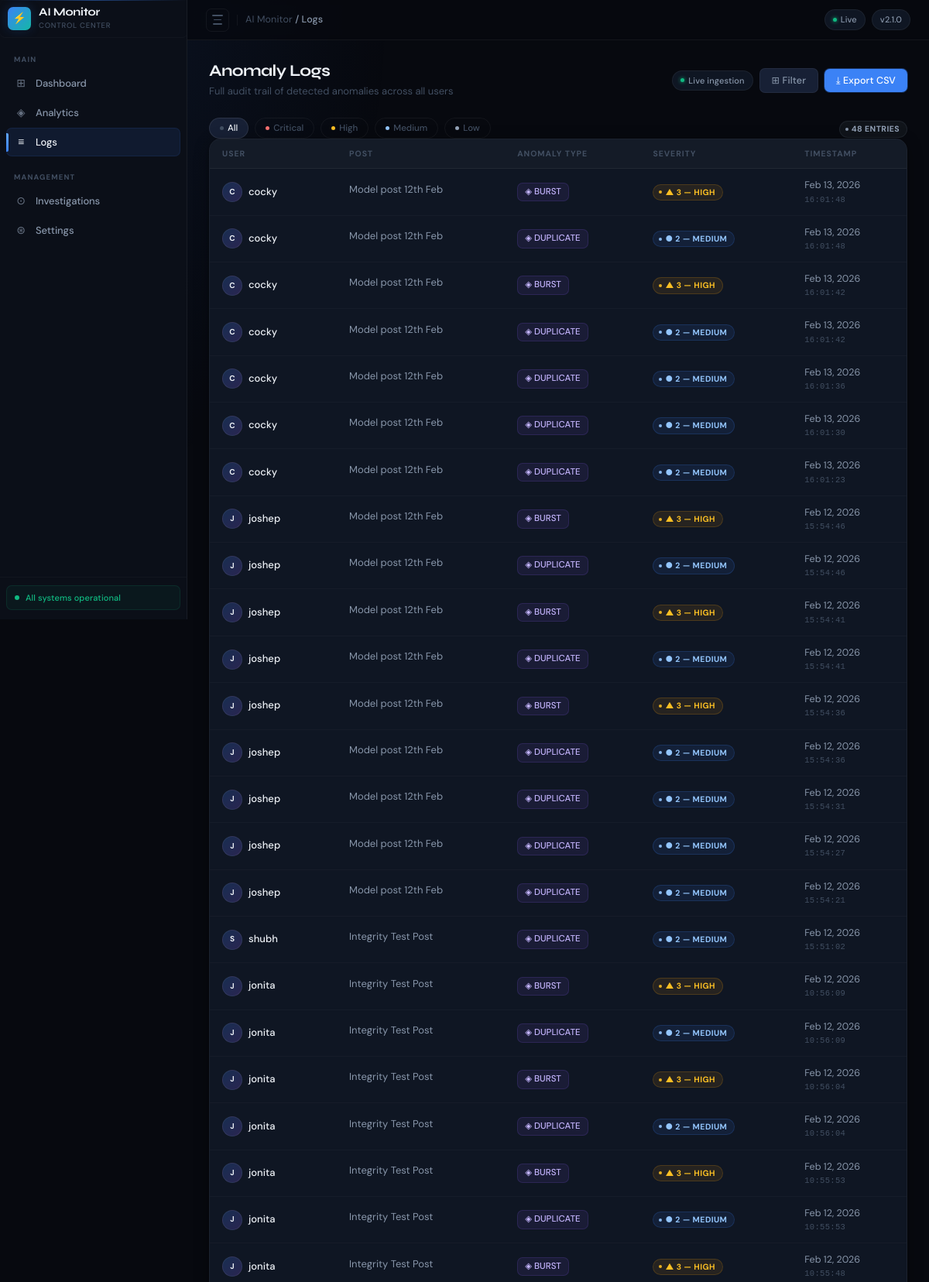
Page /logs/ (signed in, upper part) on the committed database.
### core/models.py (models this page shows, shortened)
class AnomalyLog(models.Model):
    ANOMALY_TYPES = (
        ("DUPLICATE", "Duplicate Vote"),
        ("BURST", "Burst Voting"),
    )
    user = models.ForeignKey(User, on_delete=models.CASCADE)
    post = models.ForeignKey(Post, on_delete=models.CASCADE)
    anomaly_type = models.CharField(max_length=20, choices=ANOMALY_TYPES)
    severity = models.IntegerField(default=1)
    created_at = models.DateTimeField(auto_now_add=True)

class User(models.Model):
    username = models.CharField(max_length=100, unique=True)
    created_at = models.DateTimeField(auto_now_add=True)
    trust_score = models.FloatField(default=100.0)
    is_suspicious = models.BooleanField(default=False)
    is_reviewed = models.BooleanField(default=False)

class Post(models.Model):
    title = models.CharField(max_length=200)
    content = models.TextField()
    author = models.ForeignKey(User, on_delete=models.CASCADE)
    created_at = models.DateTimeField(auto_now_add=True)
    risk_score = models.FloatField(default=0.0)

### core/views.py (the view)
# urls.py: path('logs/', logs_view, name='logs'),
@login_required
def logs_view(request):
    logs = AnomalyLog.objects.all().order_by("-created_at")
    return render(request, "logs.html", {"logs": logs})

### templates/logs.html (shortened to what this page needs)
{% extends "base.html" %}
{% block content %}
<div class="flex items-center justify-between mb-6 animate-in">
    <div>
        <h1 class="page-title">Anomaly Logs</h1>
        <p class="page-subtitle">Full audit trail of detected anomalies across all users</p>
    </div>
    <div class="flex items-center gap-2">
        <div class="topbar-chip">
            <span class="dot"></span>
            Live ingestion
        </div>
        <button class="btn btn-secondary btn-sm"
                id="filter-btn"
                onclick="toggleFilter(this)">
            ⊞ Filter
        </button>
        <button class="btn btn-primary btn-sm" data-loading="1400">
            ⤓ Export CSV
        </button>
    </div>
</div>
<div class="flex items-center gap-2 mb-5 animate-in delay-1" id="severity-chips">
    <button class="sev-chip sev-chip-all active" onclick="filterSeverity('all', this)">
        <span class="chip-dot" style="background:var(--text-muted);"></span>
        All
    </button>
    <button class="sev-chip sev-chip-red" onclick="filterSeverity('critical', this)">
        <span class="chip-dot" style="background:#f87171;"></span>
        Critical
    </button>
    <button class="sev-chip sev-chip-amber" onclick="filterSeverity('high', this)">
        <span class="chip-dot" style="background:#fbbf24;"></span>
        High
    </button>
    <button class="sev-chip sev-chip-blue" onclick="filterSeverity('medium', this)">
        <span class="chip-dot" style="background:#93c5fd;"></span>
        Medium
    </button>
    <button class="sev-chip sev-chip-neutral" onclick="filterSeverity('low', this)">
        <span class="chip-dot" style="background:#94a3b8;"></span>
        Low
    </button>
    <div style="margin-left:auto;">
        <span class="badge badge-neutral" id="log-count-badge">
            {% if logs %}{{ logs|length }} entries{% else %}0 entries{% endif %}
        </span>
    </div>
</div>
<div class="animate-in delay-2" id="logs-section">
    {% if logs %}
    <div class="table-wrapper" id="logs-table-wrapper">
        <table id="logs-table">
            <thead>
                <tr>
                    <th>User</th>
                    <th>Post</th>
                    <th>Anomaly Type</th>
                    <th>Severity</th>
                    <th>Timestamp</th>
                </tr>
            </thead>
            <tbody id="logs-tbody">
                {% for log in logs %}
                <tr class="log-row"
                    data-severity="{% if log.severity >= 4 %}critical{% elif log.severity == 3 %}high{% elif log.severity == 2 %}medium{% else %}low{% endif %}"
                    data-user="{{ log.user.username|lower }}"
                    data-type="{{ log.anomaly_type|lower }}"
                    style="animation: row-enter 0.28s var(--ease-out) {{ forloop.counter0|add:'0' }}00ms both;">
                    <td>
                        <div class="flex items-center gap-2">
                            <div class="log-avatar">
                                {{ log.user.username|first|upper }}
                            </div>
                            <span class="log-username">{{ log.user.username }}</span>
                        </div>
                    </td>
                    <td>
                        <span class="log-post-title truncate"
                              title="{{ log.post.title }}"
                              style="max-width:180px; display:inline-block;">
                            {{ log.post.title }}
                        </span>
                    </td>
                    <td>
                        <span class="anomaly-type-badge">
                            ◈ {{ log.anomaly_type }}
                        </span>
                    </td>
                    <td>
                        {% if log.severity >= 4 %}
                            <span class="badge badge-danger sev-badge">
                                ▲ {{ log.severity }} — Critical
                            </span>
                        {% elif log.severity == 3 %}
                            <span class="badge badge-warning sev-badge">
                                ▲ {{ log.severity }} — High
                            </span>
                        {% elif log.severity == 2 %}
                            <span class="badge badge-info sev-badge">
                                ● {{ log.severity }} — Medium
                            </span>
                        {% else %}
                            <span class="badge badge-neutral sev-badge">
                                ▼ {{ log.severity }} — Low
                            </span>
                        {% endif %}
                    </td>
                    <td>
                        <div class="log-timestamp">
                            <span class="log-date">{{ log.created_at|date:"M d, Y" }}</span>
                            <span class="log-time">{{ log.created_at|time:"H:i:s" }}</span>
                        </div>
                    </td>
                </tr>
                {% endfor %}
            </tbody>
        </table>
    </div>
    {% endif %}
</div>
{% endblock %}

### templates/logs.html (style rules this page uses)
.sev-chip { display: flex; align-items: center; gap: 5px; padding: 5px 13px; border-radius: var(--radius-full); font-size: 11.5px; font-weight: 500; cursor: pointer; border: 1px solid var(--border); background: transparent; color: var(--text-muted); font-family: 'DM Sans', sans-serif; transition: var(--transition); outline: none; user-select: none; }
.sev-chip.active { color: var(--text-primary); background: var(--bg-elevated); border-color: var(--border-medium); }
.chip-dot { width: 5px; height: 5px; border-radius: 50%; flex-shrink: 0; }
.log-row { transition: background var(--t-fast) var(--ease-out), box-shadow var(--t-fast) var(--ease-out); }
.log-avatar { width: 26px; height: 26px; border-radius: 50%; background: linear-gradient(135deg, rgba(59,130,246,0.22), rgba(139,92,246,0.22)); border: 1px solid rgba(255,255,255,0.07); display: flex; align-items: center; justify-content: center; font-size: 10px; font-weight: 700; color: var(--text-primary); flex-shrink: 0; transition: transform var(--t-base) var(--ease-spring), box-shadow var(--t-base) var(--ease-out); }
.log-username { font-size: 13px; font-weight: 500; color: var(--text-primary); }
.log-post-title { font-size: 13px; color: var(--text-secondary); white-space: nowrap; overflow: hidden; text-overflow: ellipsis; }
.anomaly-type-badge { display: inline-flex; align-items: center; gap: 5px; padding: 3px 9px; border-radius: var(--radius-sm); background: rgba(139,92,246,0.09); border: 1px solid rgba(139,92,246,0.16); font-size: 11.5px; font-weight: 500; color: #c4b5fd; white-space: nowrap; transition: var(--transition); }
.log-timestamp { display: flex; flex-direction: column; gap: 2px; }
.log-date { font-size: 12.5px; color: var(--text-secondary); font-family: 'DM Sans', sans-serif; }
.log-time { font-size: 10.5px; color: var(--text-muted); font-family: 'JetBrains Mono', 'Fira Code', monospace; letter-spacing: 0.03em; }
.sev-badge { transition: transform var(--t-base) var(--ease-spring), filter var(--t-base) var(--ease-out); }

### rows in the picture
AnomalyLog: user.username|first "C", user.username "cocky", post "Model post 12th Feb", anomaly_type "BURST", severity "3", created_at "Feb 13, 2026", created_at "16:01:48"
AnomalyLog: user.username|first "C", user.username "cocky", post "Model post 12th Feb", anomaly_type "DUPLICATE", severity "2", created_at "Feb 13, 2026", created_at "16:01:48"
AnomalyLog: user.username|first "C", user.username "cocky", post "Model post 12th Feb", anomaly_type "BURST", severity "3", created_at "Feb 13, 2026", created_at "16:01:42"
AnomalyLog: user.username|first "C", user.username "cocky", post "Model post 12th Feb", anomaly_type "DUPLICATE", severity "2", created_at "Feb 13, 2026", created_at "16:01:42"
AnomalyLog: user.username|first "C", user.username "cocky", post "Model post 12th Feb", anomaly_type "DUPLICATE", severity "2", created_at "Feb 13, 2026", created_at "16:01:36"
AnomalyLog: user.username|first "C", user.username "cocky", post "Model post 12th Feb", anomaly_type "DUPLICATE", severity "2", created_at "Feb 13, 2026", created_at "16:01:30"
AnomalyLog: user.username|first "C", user.username "cocky", post "Model post 12th Feb", anomaly_type "DUPLICATE", severity "2", created_at "Feb 13, 2026", created_at "16:01:23"
AnomalyLog: user.username|first "J", user.username "joshep", post "Model post 12th Feb", anomaly_type "BURST", severity "3", created_at "Feb 12, 2026", created_at "15:54:46"
AnomalyLog: user.username|first "J", user.username "joshep", post "Model post 12th Feb", anomaly_type "DUPLICATE", severity "2", created_at "Feb 12, 2026", created_at "15:54:46"
AnomalyLog: user.username|first "J", user.username "joshep", post "Model post 12th Feb", anomaly_type "BURST", severity "3", created_at "Feb 12, 2026", created_at "15:54:41"
AnomalyLog: user.username|first "J", user.username "joshep", post "Model post 12th Feb", anomaly_type "DUPLICATE", severity "2", created_at "Feb 12, 2026", created_at "15:54:41"
AnomalyLog: user.username|first "J", user.username "joshep", post "Model post 12th Feb", anomaly_type "BURST", severity "3", created_at "Feb 12, 2026", created_at "15:54:36"
AnomalyLog: user.username|first "J", user.username "joshep", post "Model post 12th Feb", anomaly_type "DUPLICATE", severity "2", created_at "Feb 12, 2026", created_at "15:54:36"
AnomalyLog: user.username|first "J", user.username "joshep", post "Model post 12th Feb", anomaly_type "DUPLICATE", severity "2", created_at "Feb 12, 2026", created_at "15:54:31"
AnomalyLog: user.username|first "J", user.username "joshep", post "Model post 12th Feb", anomaly_type "DUPLICATE", severity "2", created_at "Feb 12, 2026", created_at "15:54:27"
AnomalyLog: user.username|first "J", user.username "joshep", post "Model post 12th Feb", anomaly_type "DUPLICATE", severity "2", created_at "Feb 12, 2026", created_at "15:54:21"
AnomalyLog: user.username|first "S", user.username "shubh", post "Integrity Test Post", anomaly_type "DUPLICATE", severity "2", created_at "Feb 12, 2026", created_at "15:51:02"
AnomalyLog: user.username|first "J", user.username "jonita", post "Integrity Test Post", anomaly_type "BURST", severity "3", created_at "Feb 12, 2026", created_at "10:56:09"
AnomalyLog: user.username|first "J", user.username "jonita", post "Integrity Test Post", anomaly_type "DUPLICATE", severity "2", created_at "Feb 12, 2026", created_at "10:56:09"
AnomalyLog: user.username|first "J", user.username "jonita", post "Integrity Test Post", anomaly_type "BURST", severity "3", created_at "Feb 12, 2026", created_at "10:56:04"
AnomalyLog: user.username|first "J", user.username "jonita", post "Integrity Test Post", anomaly_type "DUPLICATE", severity "2", created_at "Feb 12, 2026", created_at "10:56:04"
AnomalyLog: user.username|first "J", user.username "jonita", post "Integrity Test Post", anomaly_type "BURST", severity "3", created_at "Feb 12, 2026", created_at "10:55:53"
AnomalyLog: user.username|first "J", user.username "jonita", post "Integrity Test Post", anomaly_type "DUPLICATE", severity "2", created_at "Feb 12, 2026", created_at "10:55:53"
AnomalyLog: user.username|first "J", user.username "jonita", post "Integrity Test Post", anomaly_type "BURST", severity "3", created_at "Feb 12, 2026", created_at "10:55:48"

### other values in the picture
{{ logs|length }} "48"
